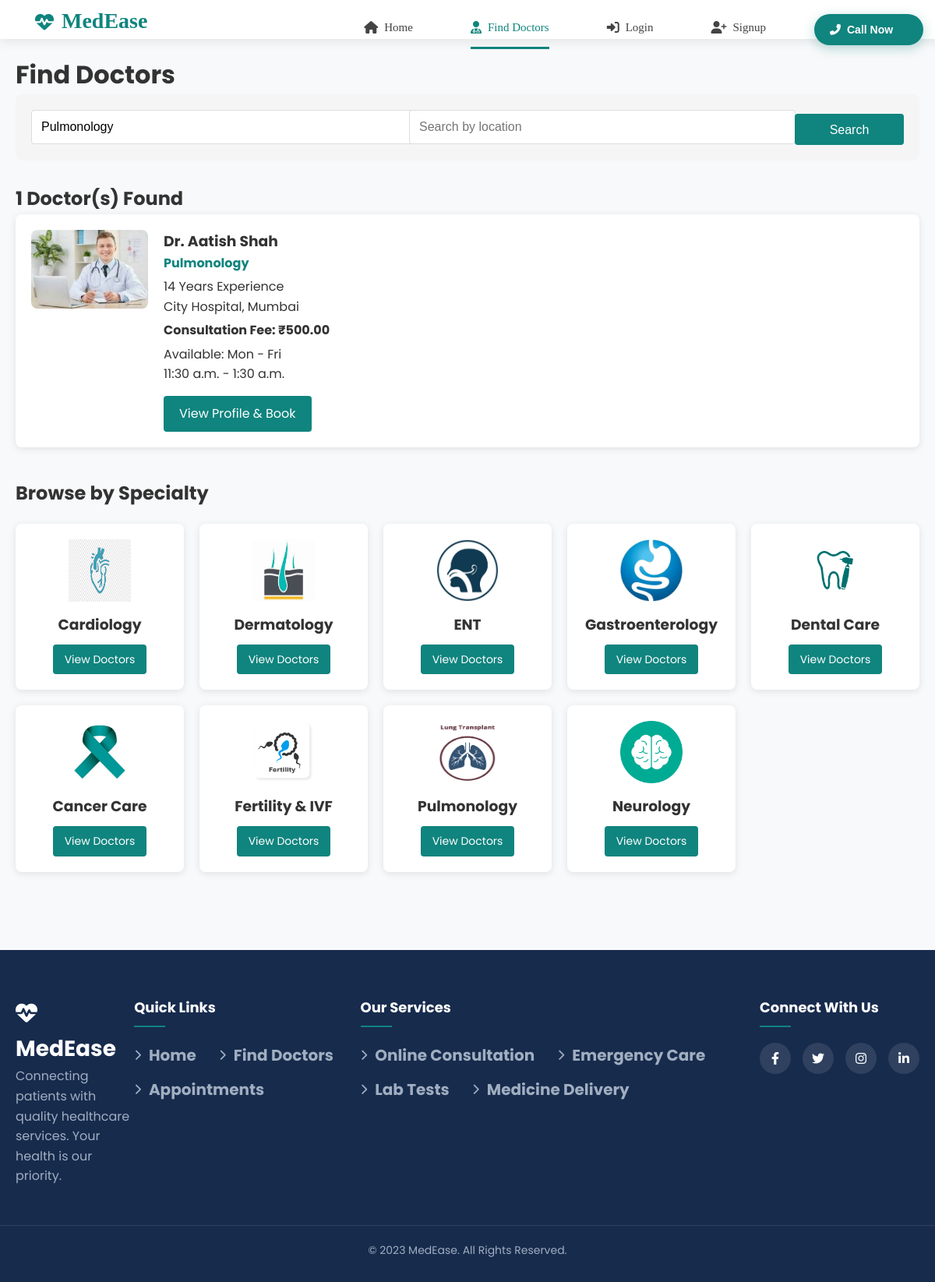
/doctors/?search_doctor=Pulmonology, run on the app's committed database.
### members/models.py (models this page shows, shortened)
class Doctor(models.Model):
    user = models.OneToOneField(User, on_delete=models.CASCADE, related_name='doctor_profile')
    speciality = models.ForeignKey(Speciality, on_delete=models.SET_NULL, null=True)
    experience = models.PositiveIntegerField(default=0)  # Experience in years
    fee = models.DecimalField(max_digits=10, decimal_places=2)
    location = models.ForeignKey(Location, on_delete=models.SET_NULL, null=True)
    available_days = models.CharField(max_length=100, default="Monday-Friday")  # e.g. "Monday,Wednesday,Friday"
    available_time_start = models.TimeField(default="09:00")
    available_time_end = models.TimeField(default="17:00")
    profile_image = models.CharField(max_length=200, default="/static/images/profilePhotos/doctor-avatar.png")  # Path to profile image

class User(AbstractUser):
    username=None
    email=models.EmailField(unique=True)
    mobile=models.CharField(max_length=14)
    city=models.CharField(max_length=100)
    is_patient = models.BooleanField(default=True)
    is_doctor = models.BooleanField(default=False)
    is_hospital_admin = models.BooleanField(default=False)
    objects=UserManager()
    USERNAME_FIELD='email'
    REQUIRED_FIELDS=[]

class Speciality(models.Model):
    name = models.CharField(max_length=100)
    description = models.TextField(blank=True, null=True)
    image = models.CharField(max_length=200, blank=True, null=True)  # Path to image
    class Meta:
        verbose_name_plural = "Specialities"

class Location(models.Model):
    name = models.CharField(max_length=100)
    address = models.TextField()
    city = models.CharField(max_length=100)
    state = models.CharField(max_length=100)
    pincode = models.CharField(max_length=10)

### members/views.py (the view, shortened to what this page needs)
# urls.py: path('doctors/', member_views.search_doctors, name='search_doctors'),
def search_doctors(request):
    specialities = Speciality.objects.all()
    locations = Location.objects.all()
    doctors = Doctor.objects.all()
    if 'search_doctor' in request.GET and request.GET['search_doctor']:
        search_query = request.GET['search_doctor']
        doctors = doctors.filter(
            Q(user__first_name__icontains=search_query) |
            Q(user__last_name__icontains=search_query) |
            Q(speciality__name__icontains=search_query)
        )
    context = {
        'doctors': doctors,
        'specialities': specialities,
        'locations': locations
    }
    return render(request, 'doctors_list.html', context)

### templates/doctors_list.html (shortened to what this page needs)
{% extends 'base.html' %}
{% block content %}
<div class="doctors-search-container">
    <h1>Find Doctors</h1>
    <div class="search-form">
        <form method="GET" action="{% url 'search_doctors' %}">
            <div class="search-row">
                <div class="search-field">
                    <input type="text" name="search_doctor" placeholder="Search for doctors or specialties"
                        value="{{ request.GET.search_doctor }}">
                </div>
                <div class="search-field">
                    <input type="text" name="search_location" placeholder="Search by location"
                        value="{{ request.GET.search_location }}">
                </div>
                <div class="search-button">
                    <button type="submit" class="search-btn">Search</button>
                </div>
            </div>
        </form>
    </div>
    {% if doctors %}
    <div class="doctor-results">
        <h2>{{ doctors.count }} Doctor(s) Found</h2>
        <div class="doctor-cards">
            {% for doctor in doctors %}
            <div class="doctor-card">
                <div class="doctor-img">
                    <img src="{{ doctor.profile_image }}"
                        alt="Dr. {{ doctor.user.first_name }} {{ doctor.user.last_name }}">
                </div>
                <div class="doctor-info">
                    <h3>Dr. {{ doctor.user.first_name }} {{ doctor.user.last_name }}</h3>
                    <p class="doctor-specialty">{{ doctor.speciality.name }}</p>
                    <p class="doctor-experience">{{ doctor.experience }} Years Experience</p>
                    <p class="doctor-location">{{ doctor.location.name }}, {{ doctor.location.city }}</p>
                    <p class="doctor-fee">Consultation Fee: ₹{{ doctor.fee }}</p>
                    <div class="doctor-availability">
                        <p>Available: {{ doctor.available_days }}</p>
                        <p>{{ doctor.available_time_start }} - {{ doctor.available_time_end }}</p>
                    </div>
                    <a href="{% url 'doctor_detail' doctor.id %}" class="book-btn">View Profile & Book</a>
                </div>
            </div>
            {% endfor %}
        </div>
    </div>
    {% else %}
    <div class="no-results">
        <h2>No doctors found matching your search criteria</h2>
        <p>Try changing your search terms or browse all specialists below</p>
    </div>
    {% endif %}
    <div class="specialities-section">
        <h2>Browse by Specialty</h2>
        <div class="speciality-cards">
            {% for speciality in specialities %}
            <div class="speciality-card">
                <img src="{{ speciality.image|default:'/static/images/speciality-default.png' }}"
                    alt="{{ speciality.name }}">
                <h3>{{ speciality.name }}</h3>
                <a href="{% url 'search_doctors' %}?search_doctor={{ speciality.name }}" class="speciality-link">
                    View Doctors
                </a>
            </div>
            {% endfor %}
        </div>
    </div>
</div>
{% endblock %}

### static/css/style.css (style rules this page uses)
* { text-decoration: none; padding: 0; margin: 0; }
button { background-color: white; margin-left: 10px; margin-top: 5px; border-radius: 10px; padding: 10px; width: 140px; height: 40px; }

### templates/doctors_list.html (style rules this page uses)
.doctors-search-container { max-width: 1200px; margin: 0 auto; padding: 20px; }
.search-form { background-color: #f5f5f5; padding: 20px; border-radius: 8px; margin-bottom: 30px; }
.search-row { display: flex; gap: 15px; }
.search-field { flex: 1; }
.search-field input { width: 100%; padding: 12px; border: 1px solid #ddd; border-radius: 4px; font-size: 16px; }
.search-button button { padding: 12px 20px; background-color: #10847e; color: white; border: none; border-radius: 4px; cursor: pointer; font-size: 16px; }
.doctor-cards { display: grid; grid-template-columns: 1fr; gap: 20px; }
.doctor-card { display: flex; background-color: white; border-radius: 8px; box-shadow: 0 2px 10px rgba(0, 0, 0, 0.1); overflow: hidden; padding: 20px; }
.doctor-img { flex: 0 0 150px; margin-right: 20px; }
.doctor-img img { width: 100%; height: auto; border-radius: 8px; }
.doctor-info { flex: 1; }
.doctor-info h3 { margin-top: 0; color: #333; }
.doctor-specialty { color: #10847e; font-weight: bold; margin-bottom: 5px; }
.doctor-fee { font-weight: bold; margin: 5px 0; }
.book-btn { display: inline-block; margin-top: 15px; padding: 10px 20px; background-color: #10847e; color: white; text-decoration: none; border-radius: 4px; transition: background-color 0.3s; }
.specialities-section { margin-top: 40px; }
.speciality-cards { display: grid; grid-template-columns: repeat(auto-fill, minmax(200px, 1fr)); gap: 20px; margin-top: 20px; }
.speciality-card { background-color: white; border-radius: 8px; box-shadow: 0 2px 10px rgba(0, 0, 0, 0.1); overflow: hidden; text-align: center; padding: 20px; }
.speciality-card img { width: 80px; height: 80px; margin: 0 auto 15px; display: block; }
.speciality-link { display: inline-block; margin-top: 10px; padding: 8px 15px; background-color: #10847e; color: white; text-decoration: none; border-radius: 4px; font-size: 14px; }

### templates/base.html (style rules this page uses)
body { font-family: 'Poppins', sans-serif; margin: 0; padding: 0; background-color: #f8f9fa; color: #333; line-height: 1.6; }

### data on the page
Doctor: profile_image (picture), user.first_name "Aatish", user.last_name "Shah", speciality.name "Pulmonology", experience "14", location.name "City Hospital", location.city "Mumbai", fee "500.00", available_days "Mon - Fri", available_time_start "11:30 a.m.", available_time_end "1:30 a.m."
Speciality: image (picture), name "Cardiology"
Speciality: image (picture), name "Dermatology"
Speciality: image (picture), name "ENT"
Speciality: image (picture), name "Gastroenterology"
Speciality: image (picture), name "Dental Care"
Speciality: image (picture), name "Cancer Care"
Speciality: image (picture), name "Fertility & IVF"
Speciality: image (picture), name "Pulmonology"
Speciality: image (picture), name "Neurology"

### other printed values
{{ doctors.count }} "1"
